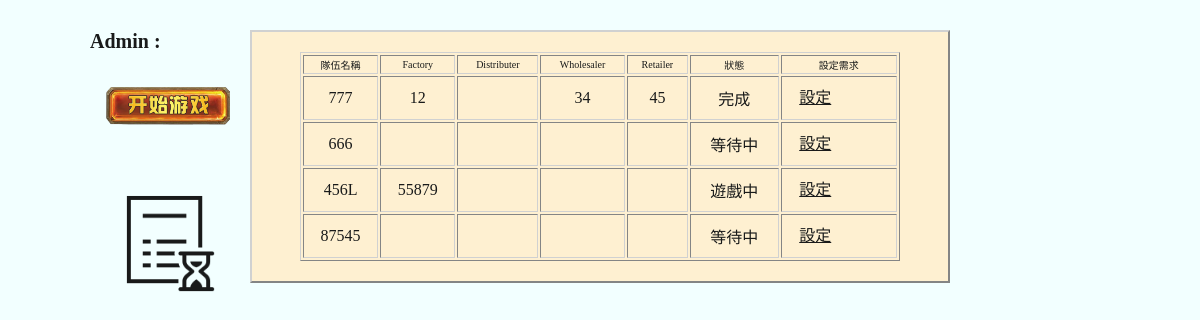
Page /adminView.php on the committed database.
### tables this page shows
CREATE TABLE `team` (
  `Tid` int(20) NOT NULL,
  `tname` varchar(10) NOT NULL,
  `factory` varchar(10) NOT NULL,
  `distributor` varchar(10) NOT NULL,
  `wholesaler` varchar(10) NOT NULL,
  `retailer` varchar(10) NOT NULL,
  `status` varchar(10) NOT NULL,
  `cost` int(20) NOT NULL
);

### adminView.php (the view, shortened to what this page needs)
<?php
require_once("loginModel.php");
$uname = getCurrentUserName() ;
?>
<!DOCTYPE html PUBLIC "-//W3C//DTD XHTML 1.0 Transitional//EN" "http://www.w3.org/TR/xhtml1/DTD/xhtml1-transitional.dtd">
<html xmlns="http://www.w3.org/1999/xhtml">
<head>
</head>
<div id="til"  class="div-left" >
<?php echo 'Admin : ',$uname; ?>
<a href ='startgame.php'><img src="pic/start.png" width="150"height="110"></a>
<a href ='history.php'><img src="pic/history.png"id="h" width="100" height="100"></a>
</div>
<body>
<div id="content">
<table width="600" border="1">
  <tr id="w">
    <td>隊伍名稱</td>
    <td>Factory</td>
    <td>Distributer</td>
    <td>Wholesaler</td>
	  <td>Retailer</td>
	  <td>狀態</td>
    <td>設定需求</td>
  </tr>
</div>
<?php
$sql = "select * from team WHERE status= '等待中'or status= '完成'or status= '遊戲中';";
$stmt = mysqli_prepare($db, $sql );
mysqli_stmt_execute($stmt);
$result = mysqli_stmt_get_result($stmt);
while (	$rs = mysqli_fetch_assoc($result)) {
	$Tid = $rs['Tid'];
	echo "<tr><td>" , $rs['tname'],"</td>";
	echo"<td>" , $rs['factory'],"</td>";
	echo"<td>" , $rs['distributor'],"</td>";
	echo"<td>" , $rs['wholesaler'],"</td>";
	echo"<td>" , $rs['retailer'],"</td>";
  echo"<td>" , $rs['status'],"</td>";
  echo"<td><a href = 'setdemand.php?Tid=$Tid'>設定</a></td>";
}
?>
</body>
</html>

### adminView.php (style rules this page uses)
body { width: 700px; margin:30px auto; opacity:0.9; background-color: #F2FFFF; text-align:center; }
#content { color:black; background-color:rgb(255, 239, 204); border:2px outset #ccc; padding:10px; }
#til { font-weight: bold; position:absolute; left:90px; font-family: "微軟正黑體"; color:black; font-size: 20px; text-align:middle; }
#w { font-family: "微軟正黑體"; font-size: 10px; }
table { margin: 10px auto; border: 1px outset #ccc; width:600px; }
a { display:block; background-repeat:no-repeat; width:64px; line-height:40px; text-indent:1px; color:black; }
#h { position:absolute; left:25px; }

### rows in the picture
team: tname "777", factory "12", wholesaler "34", retailer "45", status "完成"
team: tname "666", status "等待中"
team: tname "456L", factory "55879", status "遊戲中"
team: tname "87545", status "等待中"
